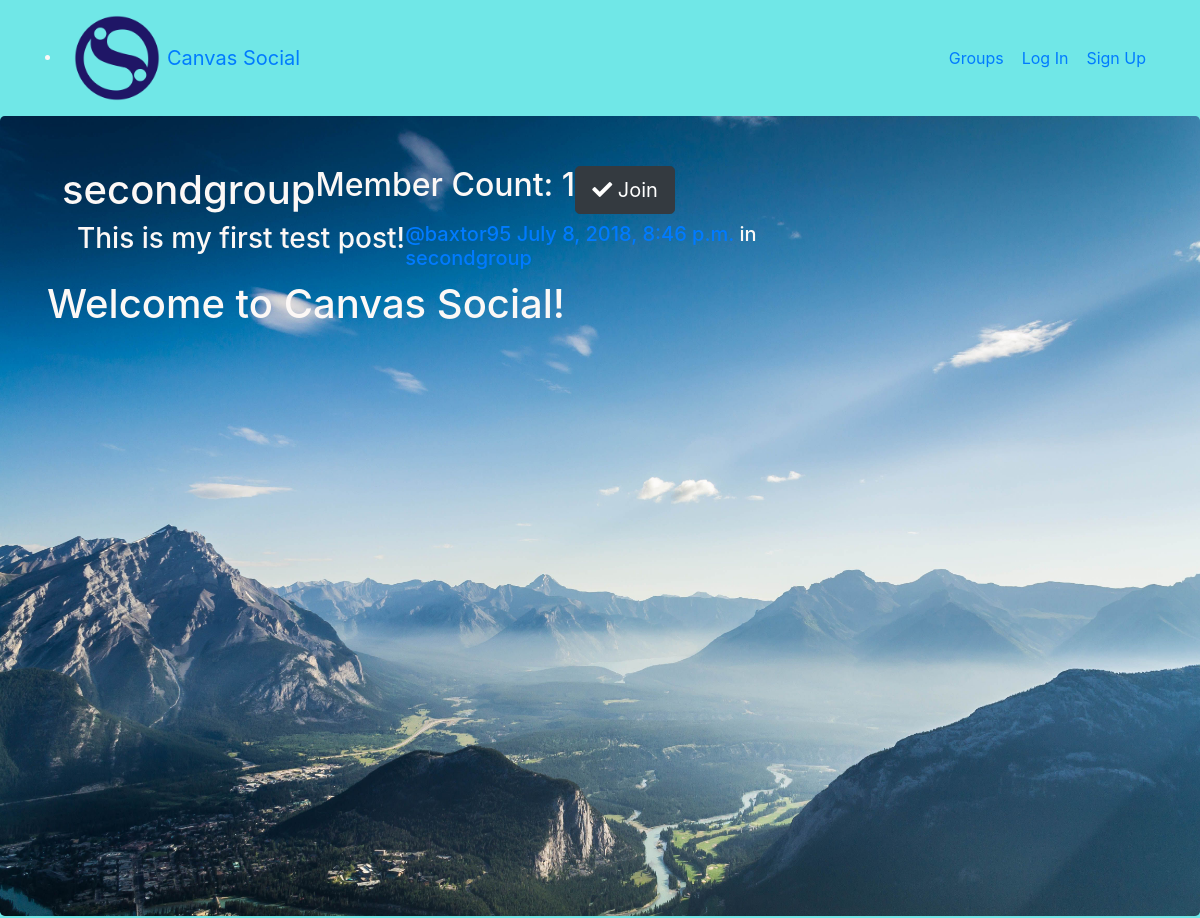
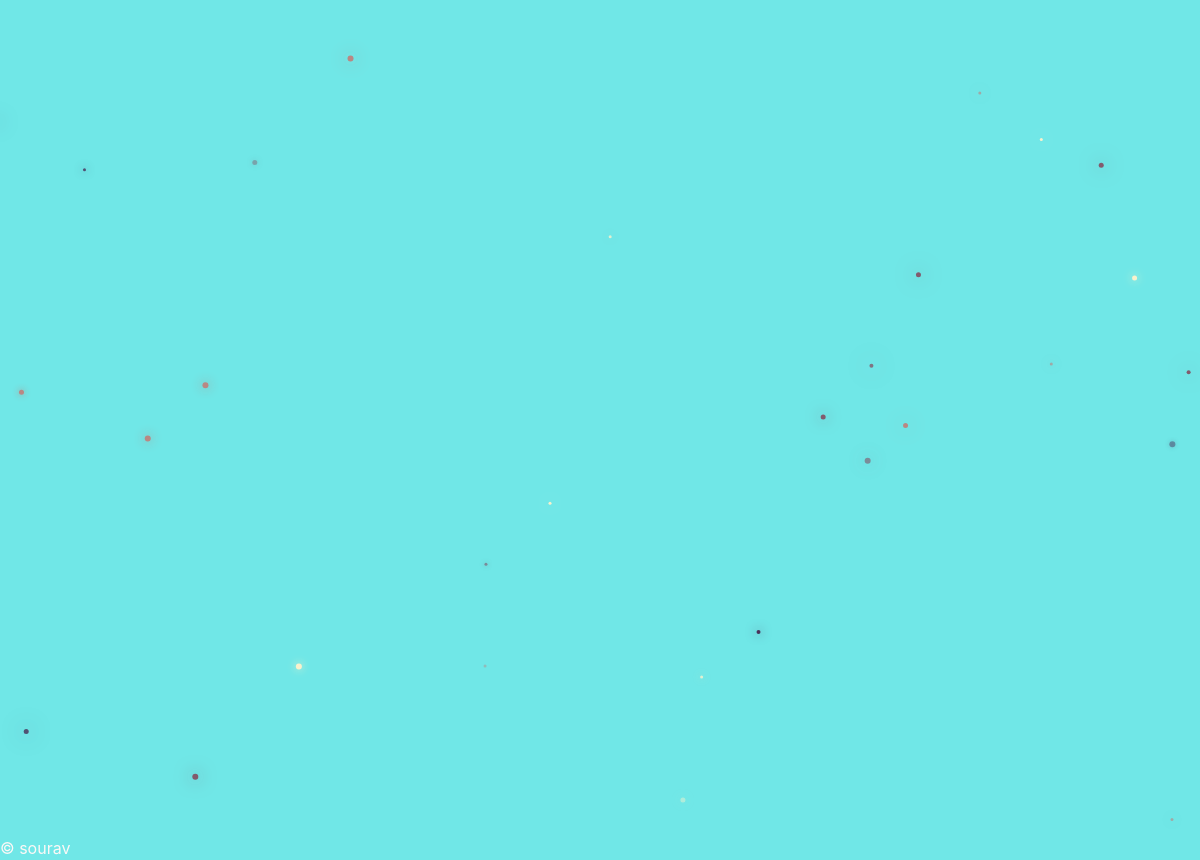
/groups/posts/in/secondgroup, run on the app's committed database (2 pictures, top to bottom).
### groups/models.py (models this page shows, shortened)
class Group(models.Model):
    name = models.CharField(max_length=255, unique=True)
    slug = models.SlugField(allow_unicode=True, unique=True)
    description = models.TextField(blank=True, default='')
    description_html = models.TextField(
        editable=False, default='', blank=True, null=True)
    members = models.ManyToManyField(User, through='GroupMember')
    class Meta:
        ordering = ['name']

### posts/models.py (models this page shows, shortened)
class Post(models.Model):
    user = models.ForeignKey(User, related_name='posts',
                             on_delete=models.CASCADE)
    created_at = models.DateTimeField(auto_now=True)
    message = models.TextField()
    message_html = models.TextField(editable=False)
    group = models.ForeignKey(
        Group, related_name='posts', on_delete=models.CASCADE,
        blank=True, null=True)
    class Meta:
        ordering = ['-created_at']
        unique_together = ['user', 'message', 'created_at']

### groups/views.py (the view)
# urls.py: path('posts/in/<slug:slug>', views.SingleGroup.as_view(), name='single'),
class SingleGroup(generic.DetailView):
    model = Group

### groups/templates/groups/group_detail.html
{% extends "groups/group_base.html" %}
{% block pregroup %}
<h1>{{group.name}}</h1>
<h2> Member Count: {{group.members.count}}</h2>
<div class="content">
    {% if user in group.members.all %}
    <a href="{% url 'groups:leave' slug=group.slug %}" class="btn btn-lg btn-fill btn-warning">
        <span class="fas fa-times-circle"></span> Leave
    </a>
    {% else %}
    <a href="{% url 'groups:join' slug=group.slug %}" class="btn btn-lg btn-fill btn-dark">
        <span class="fas fa-check"></span> Join
    </a>
    {% endif %}
</div>
{% endblock pregroup %}
{% block group_content %}
    <div class="col-md-8">
        {% if group.posts.count == 0 %}
            <h2>No posts in this group yet!</h2>
        {% else %}
            {% for post in group.posts.all %}
                {% include "posts/_post.html" %}
            {% endfor %}
        {% endif %}
    </div>
{% endblock group_content %}

### posts/templates/posts/_post.html (shortened to what this page needs)
<div class="post media">
    <h3>{{post.message_html|safe}}</h3>
    <div class="media-body">
        <h5 class="media-heading">
            <span class="username">
                <a href="{% url 'posts:for_user' username=post.user.username %}">@{{post.user.username}}</a>
            </span>
            <time class="time">
                <a href="{% url 'posts:single' username=post.user.username pk=post.pk %}">{{post.created_at}}</a>
            </time>
            {% if post.group %}
			<span class="group-name">in <a href="#">{{post.group.name}}</a></span>
			{% endif %}
        </h5>
    </div>
</div>

### static/simplesocial/css/master.css (style rules this page uses)
body { margin: 0; overflow: hidden; background-color: rgb(112, 231, 231); color: rgb(252, 248, 246); }

### data on the page
Group: name "secondgroup", members.count "1"
Post: message_html "This is my first test post!", user.username "baxtor95", created_at "July 8, 2018, 8:46 p.m.", group.name "secondgroup"
